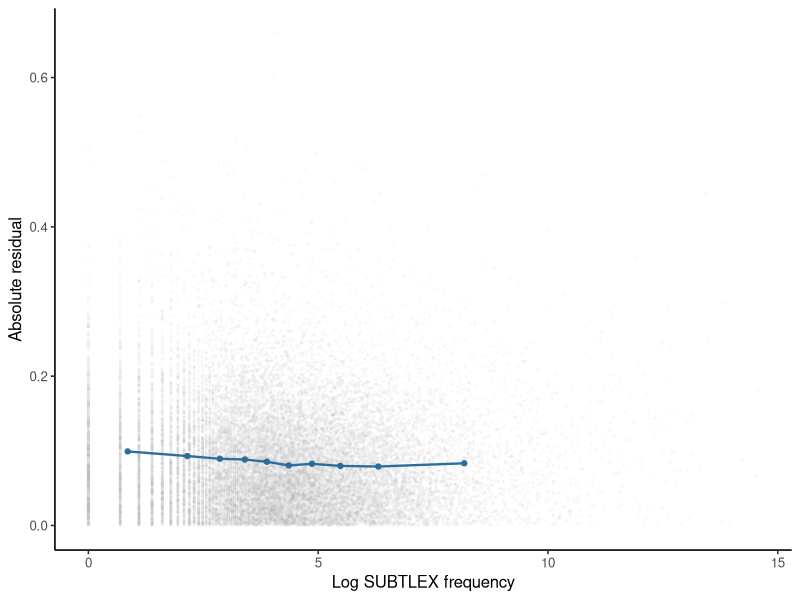
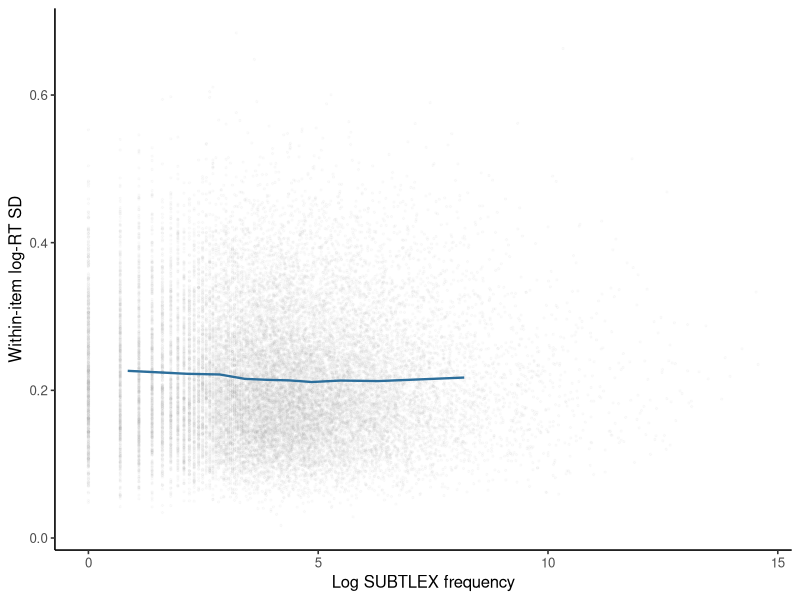

Source code (R) for these figures, in order:
## ---- chunk 1
#| label: compute-mald-heteroscedasticity
library(ggplot2)
library(sandwich)
library(lmtest)

mald <- read.csv("data/mald/mald-items.csv", stringsAsFactors = FALSE)
mald$log_frequency_c <-
  mald$log_frequency_subtlex - mean(mald$log_frequency_subtlex)
mald$log_duration_c <- mald$log_duration - mean(mald$log_duration)
mald$n_phones_c <- mald$n_phones - mean(mald$n_phones)

fit <- lm(
  mean_log_rt ~ log_frequency_c + log_duration_c + n_phones_c,
  data = mald
)
mald$residual <- residuals(fit)

breaks <- unique(quantile(
  mald$log_frequency_subtlex,
  probs = seq(0, 1, length.out = 11L)
))
mald$frequency_bin <- cut(
  mald$log_frequency_subtlex,
  breaks = breaks,
  include.lowest = TRUE
)
spread_bins <- do.call(rbind, lapply(
  split(mald, mald$frequency_bin),
  function(rows) data.frame(
    mean_log_frequency = mean(rows$log_frequency_subtlex),
    mean_absolute_residual = mean(abs(rows$residual)),
    mean_within_item_sd = mean(rows$sd_log_rt),
    n_items = nrow(rows)
  )
))
row.names(spread_bins) <- NULL

conventional_se <- coef(summary(fit))[, "Std. Error"]
hc3_test <- coeftest(fit, vcov. = vcovHC(fit, type = "HC3"))
hc3_se <- hc3_test[, "Std. Error"]

data.frame(
  term = names(coef(fit)),
  conventional_se = conventional_se,
  hc3_se = hc3_se,
  ratio = hc3_se / conventional_se
)
## ---- chunk 2
#| label: plot-mald-heteroscedasticity
#| fig-cap: "Absolute MALD residuals with equal-count-bin means in blue."
point_opacity <- 0.045
ggplot(mald, aes(log_frequency_subtlex, abs(residual))) +
  geom_point(color = "grey70", alpha = point_opacity, size = 0.5) +
  geom_line(
    data = spread_bins,
    aes(mean_log_frequency, mean_absolute_residual),
    inherit.aes = FALSE,
    color = "#2C6E9B",
    linewidth = 0.8
  ) +
  geom_point(
    data = spread_bins,
    aes(mean_log_frequency, mean_absolute_residual),
    inherit.aes = FALSE,
    color = "#2C6E9B",
    size = 1.5
  ) +
  labs(x = "Log SUBTLEX frequency", y = "Absolute residual") +
  theme_classic(base_size = 12)
## ---- chunk 3
#| label: plot-mald-within-item-spread
#| fig-cap: "Observed standard deviations of log response time for each item and their means within equal count bins."
ggplot(mald, aes(log_frequency_subtlex, sd_log_rt)) +
  geom_point(color = "grey70", alpha = point_opacity, size = 0.5) +
  geom_line(
    data = spread_bins,
    aes(mean_log_frequency, mean_within_item_sd),
    inherit.aes = FALSE,
    color = "#2C6E9B",
    linewidth = 0.8
  ) +
  labs(x = "Log SUBTLEX frequency", y = "Within-item log-RT SD") +
  theme_classic(base_size = 12)
